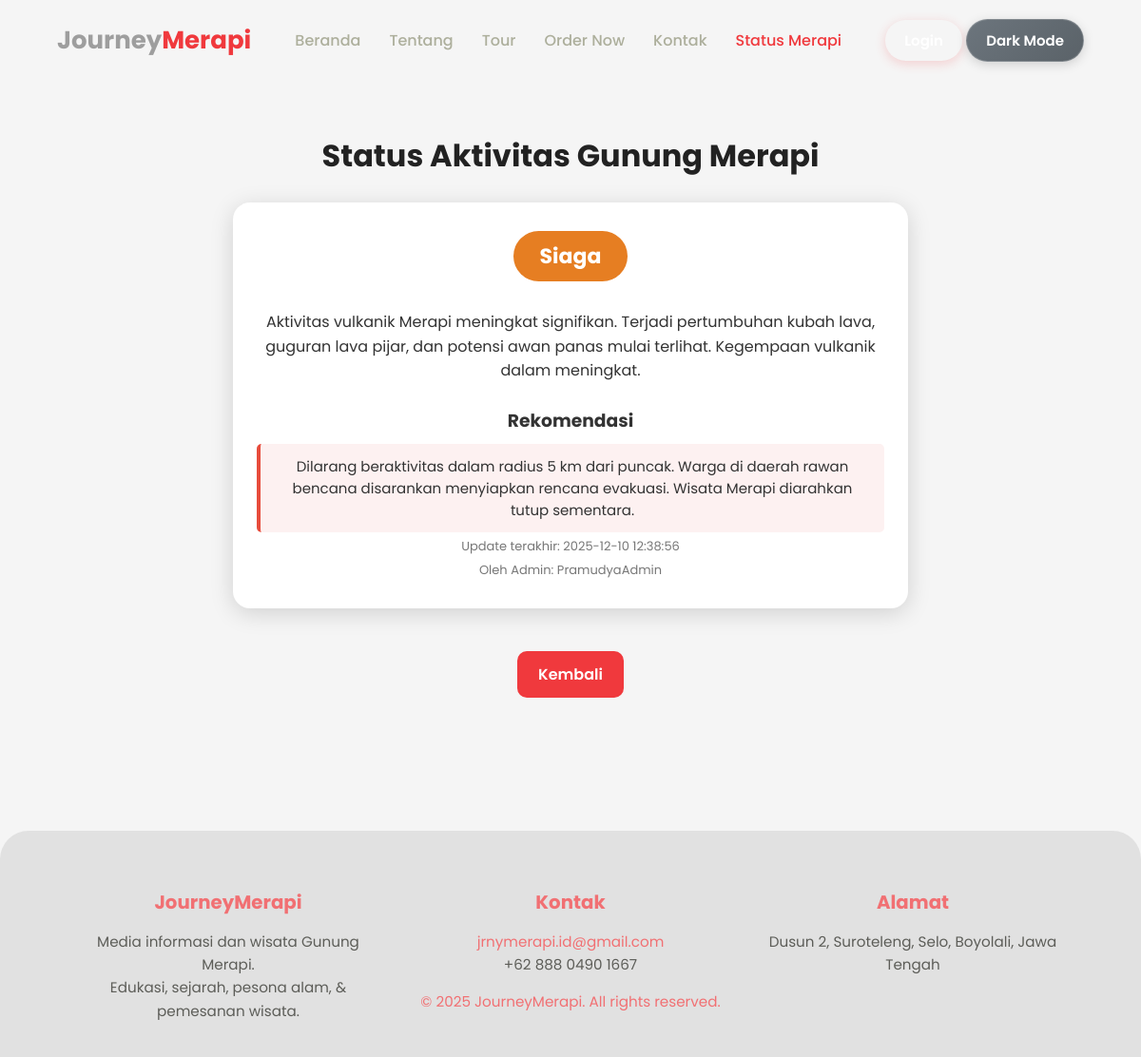
The app's page /journey_merapi/status.php with its own data.
### tables this page shows
CREATE TABLE `status_merapi` (
  `ID_status` int(11) NOT NULL,
  `Level` varchar(50) NOT NULL,
  `Deskripsi` text NOT NULL,
  `Rekomendasi` text DEFAULT NULL,
  `Update_time` timestamp NOT NULL DEFAULT current_timestamp(),
  `Admin_id` int(11) DEFAULT NULL
);

### journey_merapi/status.php (the view, shortened to what this page needs)
<?php
require "include/db.php";
$query = mysqli_query($conn,
    "SELECT sm.*, a.Username
     FROM status_merapi sm
     LEFT JOIN admin a ON sm.Admin_id = a.ID_admin
     ORDER BY sm.Update_time DESC
     LIMIT 1");
$status = mysqli_fetch_assoc($query);
$level = $status['Level'] ?? "Belum Ada";
$level_class = strtolower($level);
?>
<!DOCTYPE html>
<html lang="id">
<head>
    <link rel="stylesheet" href="Css/style.css">
    <link rel="stylesheet" href="Css/navbar.css">
    <link rel="stylesheet" href="Css/status.css">
    <link rel="stylesheet" href="Css/darkmode.css">
</head>
<body>
<header>
    <nav class="navbar">
        <div class="logo"><span>Journey</span><b>Merapi</b></div>
        <ul class="menu-about">
            <li><a href="index.php">Beranda</a></li>
            <li><a href="about.php">Tentang</a></li>
            <li><a href="tour.php">Tour</a></li>
            <li><a href="order.php">Order Now</a></li>
            <li><a href="contact.php">Kontak</a></li>
            <li><a href="status.php" class="active">Status Merapi</a></li>
        </ul>
        <div class="nav-btns">
            <?php if (!isset($_SESSION['user_id'])): ?>
                <button id="openLogin" class="btn login">Login</button>
            <?php else: ?>
                <span id="userName">Halo, <?= htmlspecialchars($_SESSION['username']) ?></span>
                <a href="auth/logout.php" class="btn logout">Logout</a>
            <?php endif; ?>
            <button id="darkModeToggle" class="btn dark">Dark Mode</button>
        </div>
    </nav>
</header>
<div class="status-container">
    <h1>Status Aktivitas Gunung Merapi</h1>
    <?php if (!$status): ?>
        <div class="status-box">
            <div class="level no-data">Belum Ada Data</div>
            <p class="desc">Status aktivitas Merapi belum diperbarui admin.</p>
            <p class="rek">-</p>
            <small>Update terakhir: -</small>
            <small>Oleh Admin: -</small>
        </div>
    <?php else: ?>
        <div class="status-box">
            <div class="level <?= $level_class ?>">
                <?= htmlspecialchars($status['Level']) ?>
            </div>
            <p class="desc"><?= nl2br(htmlspecialchars($status['Deskripsi'])) ?></p>
            <h3>Rekomendasi</h3>
            <p class="rek"><?= nl2br(htmlspecialchars($status['Rekomendasi'])) ?></p>
            <small>Update terakhir: <?= $status['Update_time'] ?></small>
            <small>Oleh Admin: <?= htmlspecialchars($status['Username']) ?></small>
        </div>
    <?php endif; ?>
    <a href="index.php" class="btn-back">Kembali</a>
</div>
<footer class="footer-merapi">
    <div class="footer-container">
        <div class="footer-column">
            <h3>JourneyMerapi</h3>
            <p>
                Media informasi dan wisata Gunung Merapi.<br>
                Edukasi, sejarah, pesona alam, & pemesanan wisata.
            </p>
        </div>
        <div class="footer-column">
            <h3>Kontak</h3>
            <p><a href="mailto:jrnymerapi.id@gmail.com">jrnymerapi.id@gmail.com</a></p>
            <p>+62 888 0490 1667</p>
            <p class="copyright">© 2025 JourneyMerapi. All rights reserved.</p>
        </div>
        <div class="footer-column">
            <h3>Alamat</h3>
            <p>Dusun 2, Suroteleng, Selo, Boyolali, Jawa Tengah</p>
        </div>
    </div>
</footer>
</body>
</html>

### journey_merapi/Css/navbar.css (style rules this page uses)
.navbar ul { list-style: none !important; margin: 0 !important; padding: 0 !important; }
.navbar { display: flex; justify-content: space-between; align-items: center; padding: 20px 60px; position: absolute; top: 0; width: 100%; z-index: 1000; background: var(--navbar-bg); }
.logo, .logo-about, .logo-contact, .logo-order, .logo-status { font-size: 26px; font-weight: 700; }
.logo span { color: #eee; }
.logo b { color: var(--red); }
.menu, .menu-about, .menu-contact, .menu-order, .menu-status { display: flex; gap: 30px; list-style: none !important; margin: 0 !important; padding: 0 !important; }
.menu a, .menu-about a, .menu-contact a, .menu-order a, .menu-status a { text-decoration: none !important; font-weight: 500; position: relative; transition: 0.25s; }
.menu-about a, .menu-contact a, .menu-order a, .menu-status a { color: #adaf9c; }
.menu a:hover, .menu a.active, .menu-about a:hover, .menu-about a.active, .menu-contact a:hover, .menu-contact a.active, .menu-order a:hover, .menu-order a.active, .menu-status a:hover, .menu-status a.active { color: var(--red) !important; }
.menu a::after, .menu-about a::after, .menu-contact a::after, .menu-order a::after, .menu-status a::after { content: none !important; }
.nav-btns .btn.dark { background: linear-gradient(135deg, #6c757d 0%, #5a6268 100%) !important; color: #ffffff !important; border: 1px solid rgba(255, 255, 255, 0.2) !important; box-shadow: 0 3px 12px rgba(0, 0, 0, 0.15) !important; font-weight: 600; }
.nav-btns .btn.login, .nav-btns .btn.logout { background: linear-gradient(135deg, var(--btn-red-bg) 0%, var(--btn-red-hover) 100%) !important; color: #ffffff !important; border: none !important; box-shadow: 0 3px 12px rgba(240, 57, 61, 0.2) !important; font-weight: 600; }

### journey_merapi/Css/status.css (style rules this page uses)
body { font-family: "Poppins", sans-serif; margin: 0; padding: 0; background: #f5f5f5; }
.status-container { max-width: 750px; margin: 120px auto; padding: 20px; text-align: center; }
.navbar .logo span { color: #9e9e9e !important; }
.status-container h1 { font-size: 32px; font-weight: 700; margin-bottom: 25px; color: #222; }
.status-box { background: #ffffff; border-radius: 18px; padding: 30px 25px; box-shadow: 0 5px 25px rgba(0, 0, 0, 0.15); margin-bottom: 25px; }
.level { display: inline-block; padding: 10px 28px; font-size: 22px; font-weight: 700; border-radius: 30px; margin-bottom: 15px; color: #fff; }
.level.siaga { background: #e67e22; }
.desc { font-size: 16px; line-height: 1.6; margin: 15px 0 25px; color: #333; }
.rek { font-size: 15px; background: #fdf1f1; border-left: 4px solid #e74c3c; padding: 12px 15px; margin-top: 10px; border-radius: 5px; color: #333; }
small { display: block; margin-top: 5px; font-size: 13px; color: #777; }
.btn-back { display: inline-block; margin-top: 20px; padding: 12px 22px; background: #f0393d; color: #fff; border-radius: 10px; text-decoration: none; font-weight: 600; transition: .25s; }

### journey_merapi/Css/base.css (style rules this page uses)
* { margin:0; padding:0; box-sizing:border-box; font-family:Poppins, sans-serif; transition: background-color 0.3s ease, color 0.3s ease, border-color 0.3s ease; }
img, button, .btn { transition: transform 0.3s ease, box-shadow 0.3s ease, background-color 0.3s ease; }
:root { --red:#f0393d; --bg:#fff; --text:#333; --card-bg:#fff; --dark-bg-text: #1d3d53; --navbar-bg:transparent; --footer-bg:#d9d9d9; --input-bg:#fff; --input-border:#ddd; --shadow:rgba(0, 0, 0, 0.1); }
body { background:var(--bg); color:var(--text); }
.btn { padding:10px 20px; border-radius:30px; border:none; cursor:pointer; font-size:15px; font-weight:500; }
a { cursor:pointer; pointer-events:auto; }

### journey_merapi/Css/animations.css (style rules this page uses)
.page-transition { opacity: 0; transition: opacity .45s ease; }
.page-loaded { opacity: 1 !important; }

### records on screen
status_merapi: Level "Siaga", Deskripsi "Aktivitas vulkanik Merapi meningkat signifikan. Terjadi pertumbuhan kubah lava, guguran lava pijar, dan potensi awan panas mulai terlihat. Kegempaan vulkanik dalam meningkat.", Rekomendasi "Dilarang beraktivitas dalam radius 5 km dari puncak. Warga di daerah rawan bencana disarankan menyiapkan rencana evakuasi. Wisata Merapi diarahkan tutup sementara.", Update_time "2025-12-10 12:38:56", Admin.Username "PramudyaAdmin"
